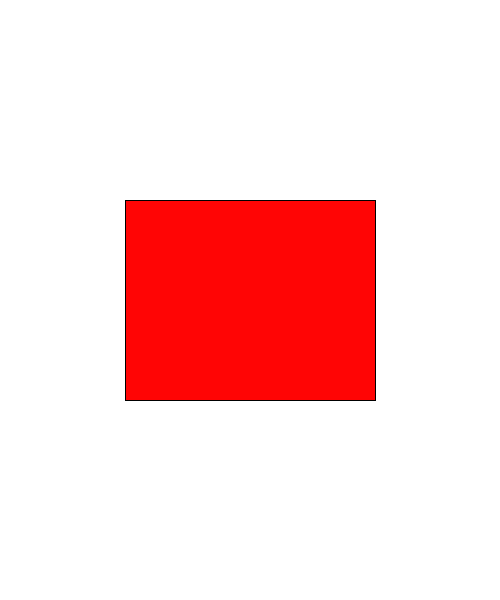
Frame 1 (no input)
Frame 60 (the mouse pressed at the canvas centre just before this capture): identical to frame 1, image omitted
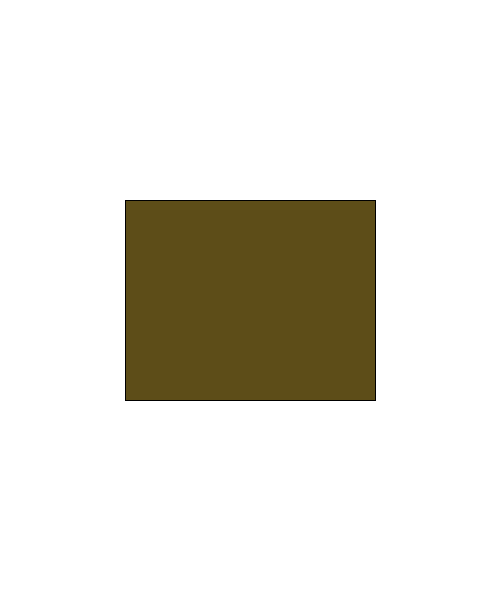
Frame 120 (the mouse held since frame 60 and released just before this capture)

The Processing sketch that drew these frames (run headless with seeded random() and noise(); from frame 60 on, the mouse is pressed at the canvas centre):

// Processing sketch: Buttons
// ── Buttons.pde
// Global Variables
float buttonX, buttonY, buttonWidth, ButtonHeight;
color buttonColour, brown=#5D4D18, red=#FF0505, white=#FFFFFF, reset=white;

void setup() {
  size(500, 600);
  //Population
  buttonX = width*1/4;
  buttonY = height*1/3;
  buttonWidth = width*1/2;
  ButtonHeight = height*1/3;
}//End setup()

void draw() {
  background(white);
  //println(mouseX, mouseY);
  if ( mouseX >= buttonX && mouseY >= buttonY && mouseX <= buttonX+buttonWidth && mouseY <= buttonY+ButtonHeight ) {
    buttonColour = brown;
  } else {
    buttonColour = red;
  }//End IF Button Colour
  fill(buttonColour);
  rect(buttonX, buttonY, buttonWidth, ButtonHeight);
  fill(reset);
}//End draw()

void mousePressed() {
}//End mousePressed()

void keyPressed() {
}//End keyPressed()
